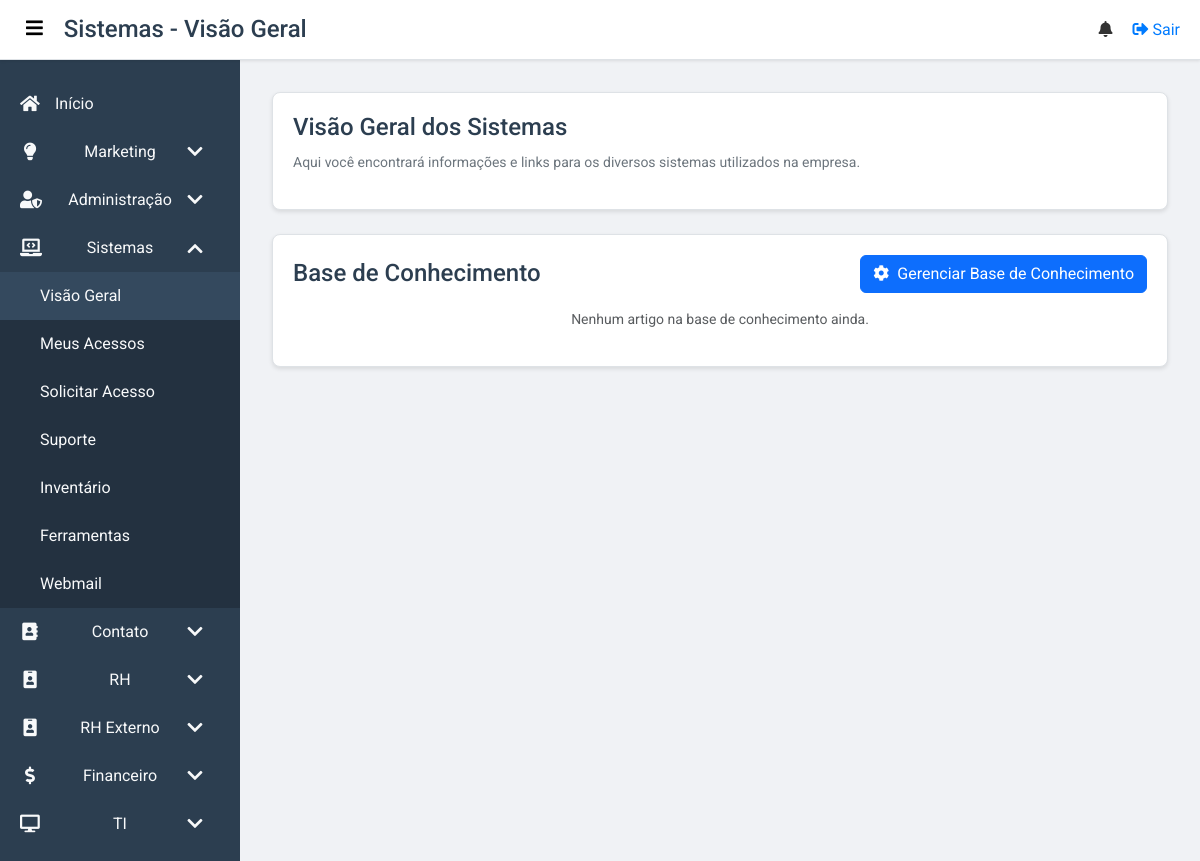
/sistemas (signed in), run on an earlier commit of the app's database.
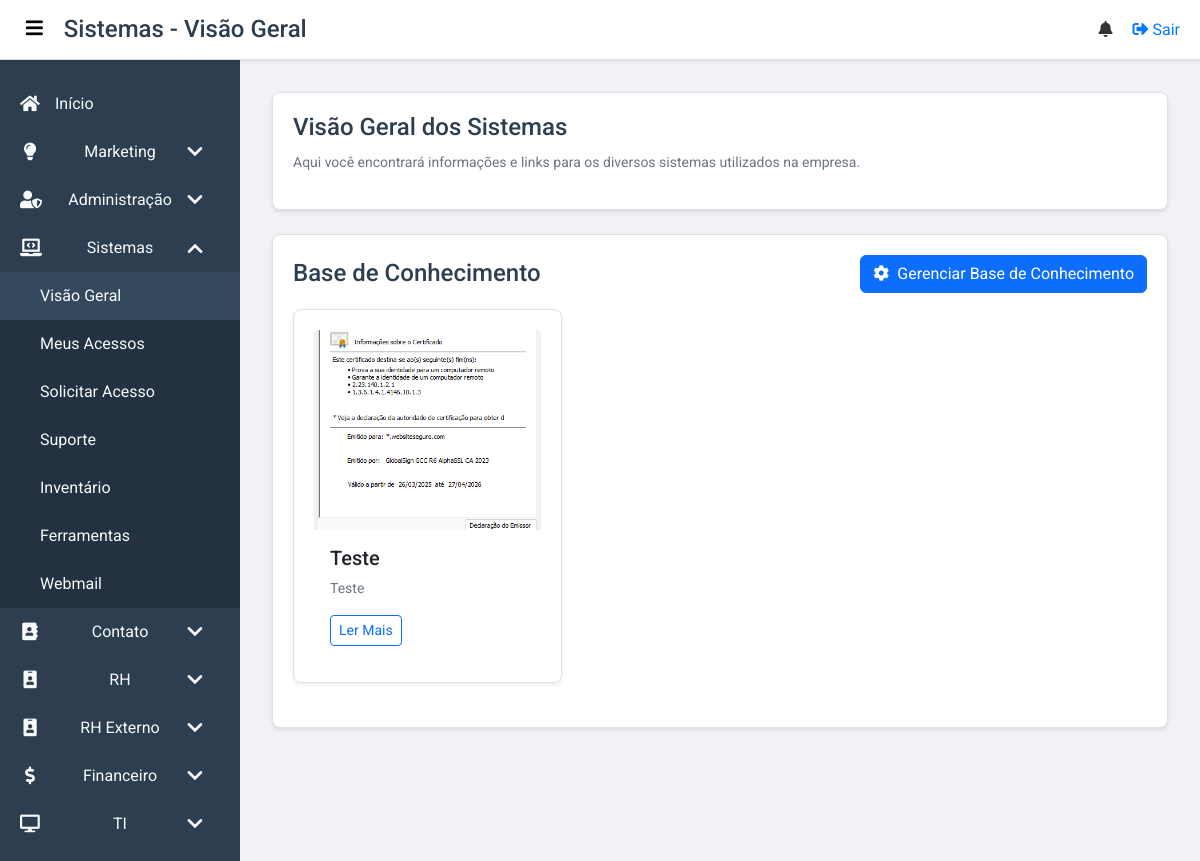
And on a later commit of the database.
### app/models.py (models this page shows, shortened)
class KnowledgeBaseArticle(db.Model):
    id = db.Column(db.Integer, primary_key=True)
    title = db.Column(db.String(200), nullable=False)
    content = db.Column(db.Text, nullable=False)
    image_path = db.Column(db.String(500), nullable=True)
    created_at = db.Column(db.DateTime, nullable=False, default=datetime.utcnow)
    updated_at = db.Column(db.DateTime, nullable=False, default=datetime.utcnow, onupdate=datetime.utcnow)

### app/routes.py (the view)
@main.route('/sistemas')
@login_required
def sistemas_geral():
    articles = KnowledgeBaseArticle.query.order_by(KnowledgeBaseArticle.created_at.desc()).all()
    return render_template('sistemas_geral.html', articles=articles)

### app/routes.py (called while the page is built)
@main.context_processor
def inject_user_groups():
    if current_user.is_authenticated:
        user_groups = {group.name for group in current_user.groups}
        return dict(user_groups=user_groups)
    return dict(user_groups=set()) # Return an empty set for anonymous users

@main.context_processor
def inject_notifications():
    if current_user.is_authenticated:
        unread_notifications = Notification.query.filter_by(user_id=current_user.id, is_read=False).order_by(Notification.created_at.desc()).all()
        return dict(unread_notifications=unread_notifications)
    return dict(unread_notifications=[]) # Return an empty list for anonymous users

### app/templates/sistemas_geral.html (shortened to what this page needs)
{% extends "base.html" %}
{% block body_class %}dashboard-page{% endblock %}
{% block page_title %}Sistemas - Visão Geral{% endblock %}
{% block content %}
<section class="dashboard">
    <div class="card">
        <h4>Visão Geral dos Sistemas</h4>
        <p>Aqui você encontrará informações e links para os diversos sistemas utilizados na empresa.</p>
    </div>
    <div class="card mt-4">
        <div class="d-flex justify-content-between align-items-center mb-3">
            <h4 class="card-title mb-0">Base de Conhecimento</h4>
            {% if 'Administração' in user_groups %}
                <a href="{{ url_for('main.knowledge_base') }}" class="btn btn-primary">
                    <i class="fas fa-cog me-2"></i>Gerenciar Base de Conhecimento
                </a>
            {% endif %}
        </div>
        <div class="row">
            {% for article in articles %}
                <div class="col-md-6 col-lg-4 mb-4">
                    <div class="card h-100 shadow-sm">
                        {% if article.image_path %}
                            <img src="{{ url_for('static', filename=article.image_path) }}" class="card-img-top" alt="{{ article.title }}" style="height: 200px; object-fit: cover;">
                        {% endif %}
                        <div class="card-body d-flex flex-column">
                            <h5 class="card-title">{{ article.title }}</h5>
                            <p class="card-text flex-grow-1">{{ article.content | striptags | truncate(100) }}</p>
                            <a href="#" class="btn btn-sm btn-outline-primary align-self-start" data-bs-toggle="modal" data-bs-target="#articleModal-{{ article.id }}">Ler Mais</a>
                        </div>
                    </div>
                </div>
            {% else %}
                <div class="col">
                    <p class="text-center text-muted">Nenhum artigo na base de conhecimento ainda.</p>
                </div>
            {% endfor %}
        </div>
    </div>
</section>
{% endblock %}

What changed in the data, as far as the page shows it:
added KnowledgeBaseArticle: image_path (picture), title "Teste", content "Teste"
Also different on the page:
text no longer shown: "Nenhum artigo na base de conhecimento ainda."
